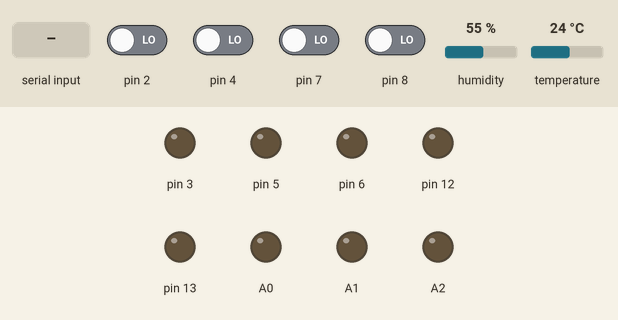
This sketch was run on a simulated Arduino Uno, built with avr-gcc and run on an emulated ATmega328P. Parts: output pins drawn as LEDs (lit = HIGH). The inputs (shaded band) are chosen by the test bench; at power-on: pin 2, pin 4, pin 7, pin 8 LOW, humidity 55 %, temperature 24 °C.

Above: at 1.2 s.
1.3 s: "b" received over Serial
At 2.5 s:
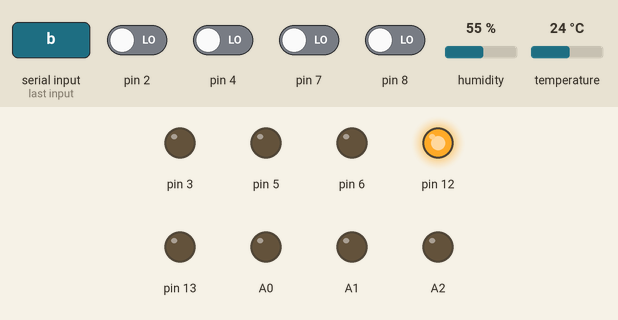
2.8 s: byte 107 (107) received over Serial
At 3.7 s:
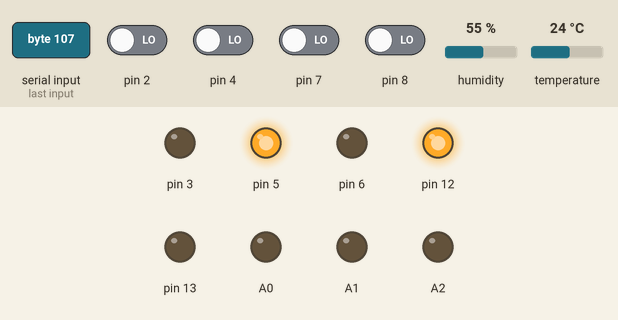
4.3 s: byte 109 (109) received over Serial
At 4.9 s:
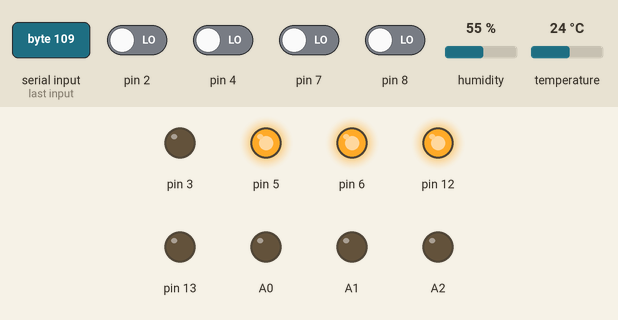
5.8 s: byte 108 (108) received over Serial
At 7.0 s:
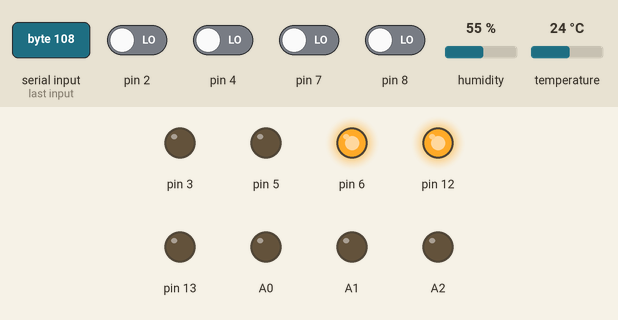
7.3 s: byte 113 (113) received over Serial
At 8.3 s:
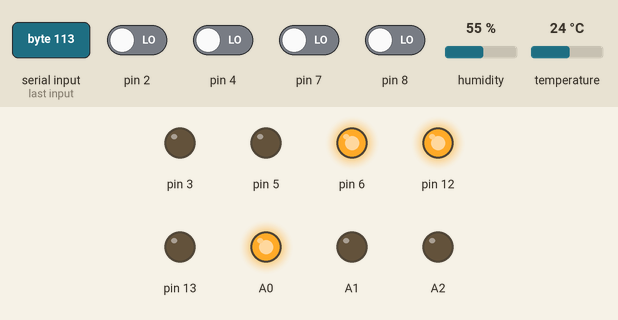
8.8 s: byte 110 (110) received over Serial
At 9.5 s:
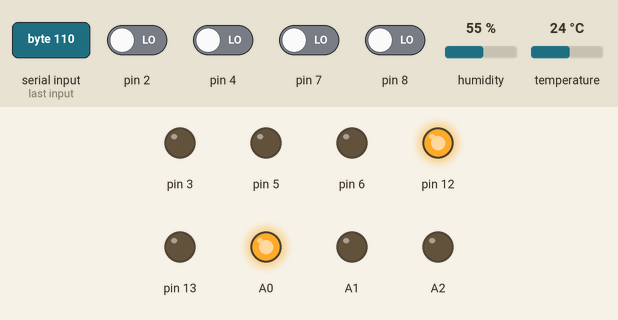
Timing chart, 0 to 11.3 s (numbered marks = the images above; inputs shaded):
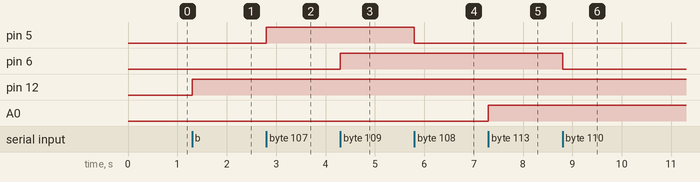

The sketch:

sketch_jan30a.ino
```cpp
//#include <Adafruit_Sensor.h>

#include "DHT.h"
//#include <DHT_U.h>


int button1 = 0;
int button2 = 0;
int button3 = 0;
int button4 = 0;
int bulb1 , bulb2, bulb3 = 0;
int heater1, heater2 = 0;
int bool1, bool2, bool3, bool4 = 0;
int AnalR, AnalG, AnalB = 0;
bool tempCheck = false;

char letter = ' ';
char temperature = 'a';

#define DHTPIN 9    // Changer le pin sur lequel est branché le DHT
#define DHTTYPE DHT22       // DHT 22  (AM2302)
DHT dht(DHTPIN, DHTTYPE);

void setup() {
  Serial.begin(100000);
  pinMode(3, OUTPUT);
  pinMode(5, OUTPUT);
  pinMode(6, OUTPUT);
  pinMode(12, OUTPUT);
  pinMode(13, OUTPUT);
  pinMode(A0, OUTPUT);
  pinMode(A1, OUTPUT);
  pinMode(A2, OUTPUT);
  pinMode(2, INPUT);
  pinMode(4, INPUT);
  pinMode(7, INPUT);
  pinMode(8, INPUT);

  dht.begin();
}

boolean delay_without_delaying(unsigned long time) {
  // return false if we're still "delaying", true if time ms has passed.
  // this should look a lot like "blink without delay"
  static unsigned long previousmillis = 0;
  unsigned long currentmillis = millis();
  if (currentmillis - previousmillis >= time) {
    previousmillis = currentmillis;
    return true;
  }
  return false;
}

boolean delay_without_delaying(unsigned long &since, unsigned long time) {
  // return false if we're still "delaying", true if time ms has passed.
  // this should look a lot like "blink without delay"
  unsigned long currentmillis = millis();
  if (currentmillis - since >= time) {
    since = currentmillis;
    return true;
  }
  return false;
}

// Lecture de la température en Celcius
void getTemp(int input) {
  float t = dht.readTemperature();
  switch(input){
    case 97:
      Serial.println(t);
      break;
    case 98 :
      digitalWrite(12, HIGH);
      digitalWrite(13, LOW);
      break;
    case 99 :
      digitalWrite(13, HIGH);
      digitalWrite(12, LOW);
      break;
    case 100 :
      digitalWrite(12, LOW);
      digitalWrite(13, LOW);
      break;
  }
}

void bulbs(int input){
 if (Serial.available() >= 0){

  switch(input){
    case 105 :
      digitalWrite(3, HIGH);
      break;
    case 106 :
      digitalWrite(3, LOW);
      break;
    case 107 :
      digitalWrite(5, HIGH);
      break;
    case 108 :
      digitalWrite(5, LOW);
      break;
    case 109 :
      digitalWrite(6, HIGH);
      break;
    case 110 :
      digitalWrite(6, LOW);
      break;
    case 113 :
      digitalWrite(A0, 255);
      digitalWrite(A1, 0);
      digitalWrite(A2, 0);
      break;
    case 114 :
      digitalWrite(A0, 0);
      digitalWrite(A1, 0);
      digitalWrite(A2, 255);
      break;
    case 115 :
      digitalWrite(A0, 0);
      digitalWrite(A1, 255);
      digitalWrite(A2, 0);
      break;
    case 117 :
      digitalWrite(A0, 170);
      digitalWrite(A1, 170);
      digitalWrite(A2, 170);
      break;
    case 118 :
      digitalWrite(A0, 255);
      digitalWrite(A1, 99);
      digitalWrite(A2, 71);
      break;
    case 112 :
      digitalWrite(A0, 0);
      digitalWrite(A1, 0);
      digitalWrite(A2, 0);
      break;
    default:
      break;
  }
 }
}

void loop() {

 int input = Serial.read();


 button1 = digitalRead(2);
 button2 = digitalRead(4);
 button3 = digitalRead(7);
 button4 = digitalRead(8);

 bulb1 = digitalRead(3);
 bulb2 = digitalRead(5);
 bulb3 = digitalRead(6);
 heater1 = digitalRead(12);
 heater2 = digitalRead(13);
 AnalR = digitalRead(A0);
 AnalG = digitalRead(A1);
 AnalB = digitalRead(A2);

 if(105<=input && input<=118){
   bulbs(input);
 }else if (97<=input && input<=100){
  getTemp(input);
 }

  // static unsigned long atime, btime, dtime = 0;

   // Lecture des 4 boutons des lumières
  /* if(button1 == HIGH){
    if(bool1==0){
     if(bulb1 == LOW){
      digitalWrite(3, HIGH);
      letter = 'a';
     }else{
      digitalWrite(3, LOW);
      letter = 'b';
      }
    bool1=1;
   }
 }
 if(button1 == LOW){
  if(bool1 == 1){
    bool1 = 0;
  }
 }


 if(button2 == HIGH){
    if(bool2==0){
     if(bulb2 == LOW){
      digitalWrite(5, HIGH);
      letter = 'c';
     }else{
      digitalWrite(5, LOW);
      letter = 'd';
      }
    bool2=1;
   }
 }
 if(button2 == LOW){
  if(bool2 == 1){
    bool2 = 0;
  }
 }

 if(button3 == HIGH){
    if(bool3==0){
     if(bulb3 == LOW){
      digitalWrite(6, HIGH);
      letter = 'e';
     }else{
      digitalWrite(6, LOW);
      letter = 'f';
      }
    bool3=1;
   }
 }
 if(button3 == LOW){
  if(bool3 == 1){
    bool3 = 0;
  }
 }

 if(button4 == HIGH){
    if(bool4==0){
     if(AnalR == LOW && AnalG == LOW && AnalB == LOW){
      digitalWrite(A0, 212);
      digitalWrite(A1, 115);
      digitalWrite(A2, 212);
      letter = 'g';
     }else{
      digitalWrite(A0, 0);
      digitalWrite(A1, 0);
      digitalWrite(A2, 0);
      letter = 'h';
      }
    bool4 = 1;
   }
 }
 if(button4 == LOW){
  if(bool4 == 1){
    bool4 = 0;
  }
 } */
}
```

Measured:
- after the input at 1.3 s, pin 12: LOW → HIGH at once
- after the input at 2.8 s, pin 5: LOW → HIGH at once
- after the input at 4.3 s, pin 6: LOW → HIGH at once
- after the input at 5.8 s, pin 5: HIGH → LOW at once
- after the input at 7.3 s, A0: LOW → HIGH at once
- after the input at 8.8 s, pin 6: HIGH → LOW at once
